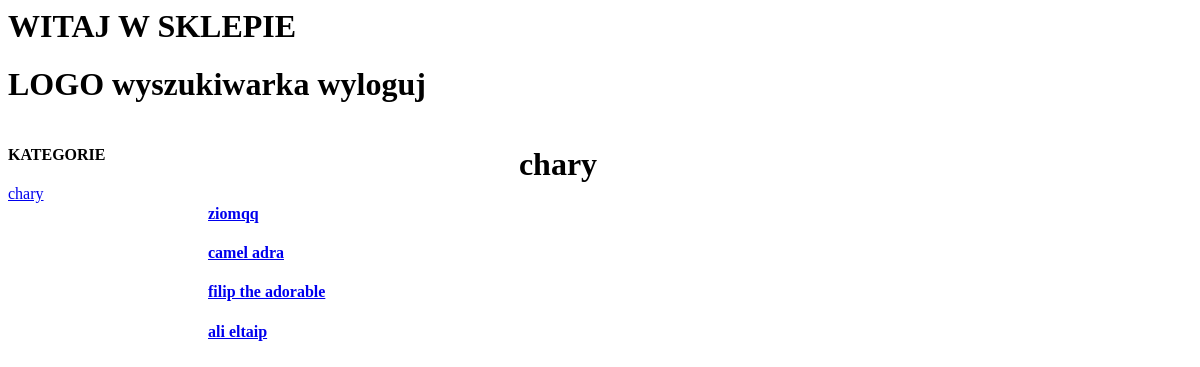
/kategoria/1/, run on an earlier commit of the app's database.
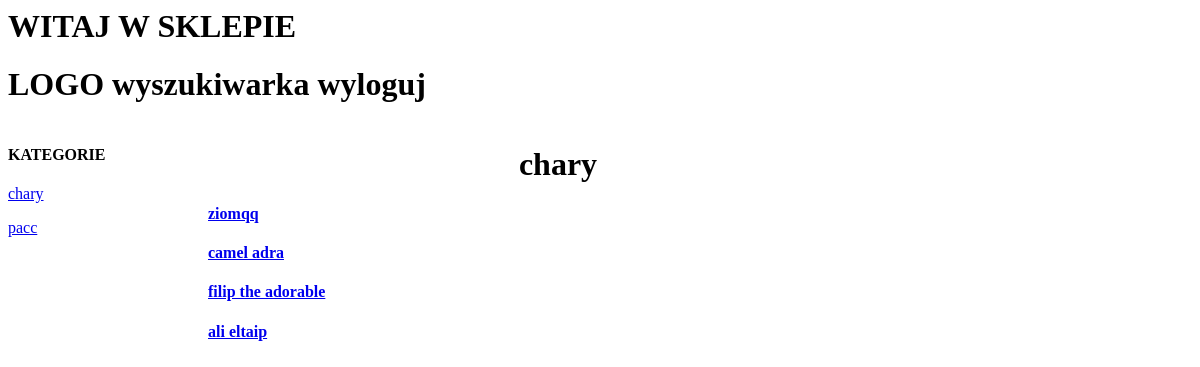
And on a later commit of the database.
### Produkty/models.py (models this page shows, shortened)
class Category(models.Model):
    name = models.CharField(max_length=100)
    class Meta:
        verbose_name = 'Kategoria'
        verbose_name_plural = 'Kategorie'

class Product(models.Model):
    category = models.ForeignKey(Category,on_delete=models.CASCADE,null=True,blank=True)
    name = models.CharField(max_length=100)
    description = models.TextField(max_length=1000, blank=True)
    price = models.IntegerField()
    producer = models.ForeignKey(Producer,on_delete=models.CASCADE,null=True)

### Produkty/views.py (the view)
# urls.py: path('kategoria/<id>/',one_category,name='dupa'),
def one_category(request, id):
    categories_query = Category.objects.all()
    query = Category.objects.get(pk=id)
    products_query = Product.objects.filter(category=query)
    data = {'one_category':query, 'products': products_query, 'categories': categories_query}
    return render(request, 'category.html', data)

### Produkty/models.py (called while the page is built)
    def __str__(self) -> str:
        return self.name

### Produkty/templates/category.html
    {% extends "template.html" %}
    {%block category_view%}
    {% if one_category%}
       <center> <h1> {{one_category.name}}</h1></center>
        {% for product in products %}
            <div>
                    <h4><a href = "http://localhost:8000/produkt/{{product.id}}"> {{product.name}} </a> </h4>
            </div>
        {% endfor %}
    {% else %}
        <p> Nie ma takiej kategorii. </p>
    {% endif %}
    {%endblock category_view%}

### Produkty/templates/template.html (shortened to what this page needs)
    <h1> WITAJ W SKLEPIE </h1>
    <div>
    <h1>  LOGO            wyszukiwarka          wyloguj </h1>
    </div>
    <div style="width:200px; float:left">
        <h4> KATEGORIE </h4>
        {% for category in categories %}
        <p><a href = "http://localhost:8000/kategoria/{{category.id}}"> {{category.name}} </a> </p>
        {% endfor %}
    </div>
    <div style="width:700; float:left">
        {% block category_view %} {% endblock category_view %}
    </div>

What changed in the data, as far as the page shows it:
added Category: name "pacc"
